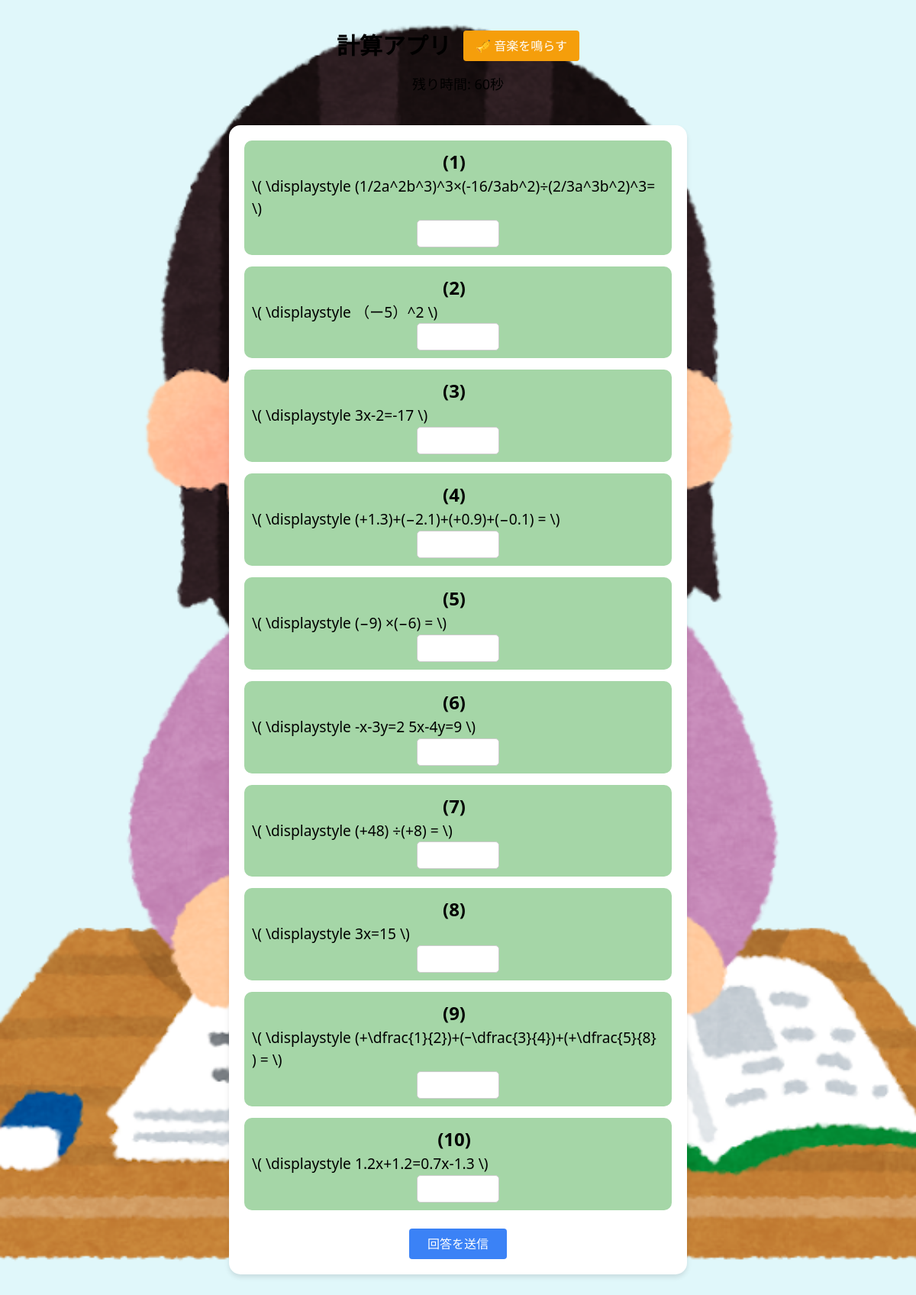
The page /quiz/ on the database as committed earlier.
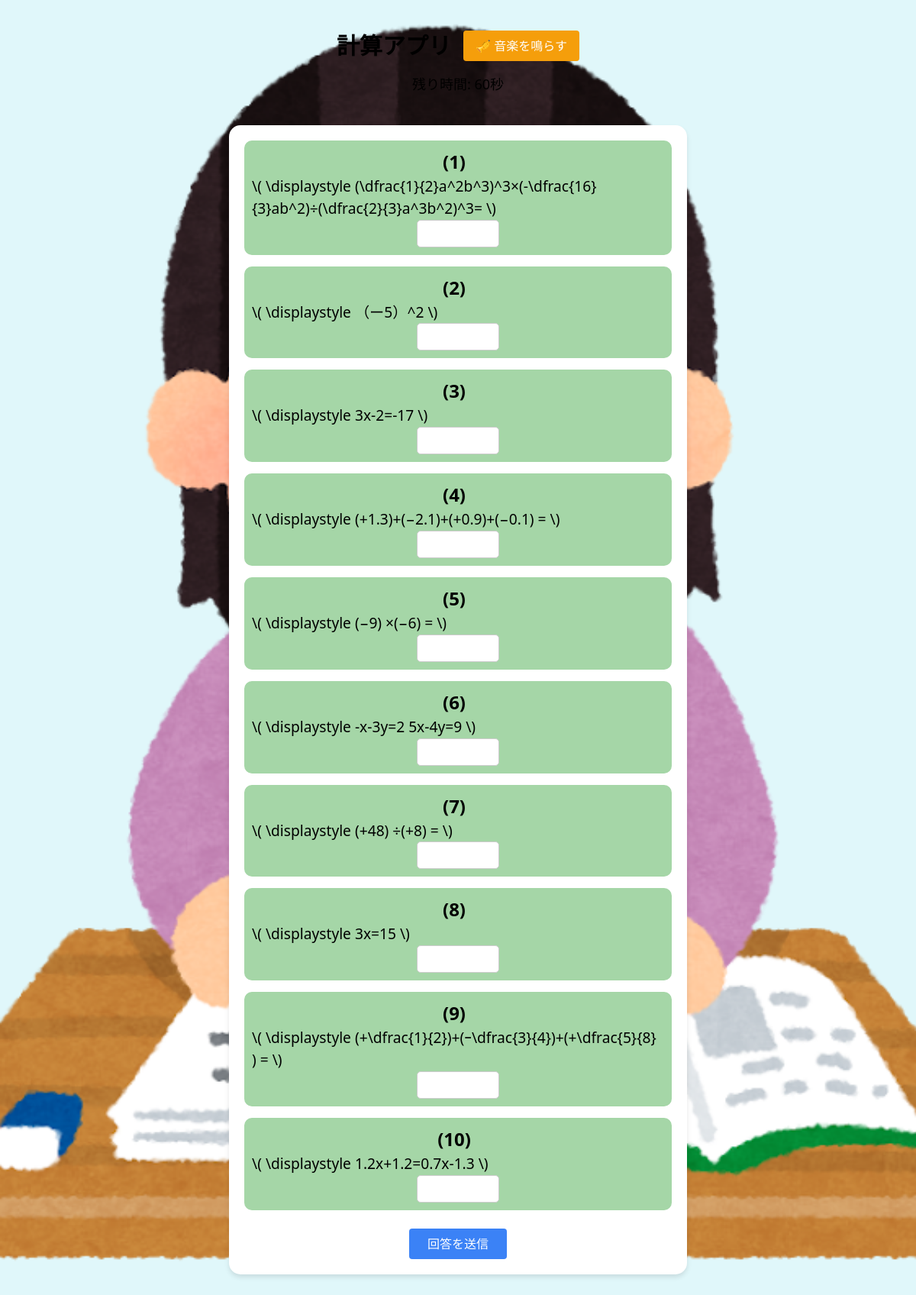
The same page on the database as committed later.
### mathquiz/models.py (models this page shows, shortened)
class Question(models.Model):
    text = models.TextField(
        verbose_name="問題文",
        help_text="MathJaxを用いた数式を使用できます。"
    )
    correct_answer = models.TextField(
        verbose_name="正答",
        help_text="複数の正答をカンマ区切りで入力できます（例: √2, 1/2, ∞）。"
    )
    explanation = models.TextField(
        verbose_name="解説",
        blank=True,
        help_text="解説を文章、数式、画像リンク、または埋め込み動画として記述できます。"
    )
    algebra_expression = models.TextField(
        verbose_name="数式表現",
        blank=True,
        null=True,  # NULL値を許可
        help_text="問題に関連する数式を記述します（例: Σ, √, lim）。"
    )
    root_value = models.TextField(
        verbose_name="解の値",
        blank=True,
        help_text="複数解がある場合はカンマ区切りで入力します（例: 1, -1, √2）。"
    )
    category = models.ForeignKey(
        Category,
        verbose_name="カテゴリ",
        on_delete=models.CASCADE,
        help_text="この問題が属するカテゴリを選択してください。"
    )
    class Meta:
        verbose_name = "登録した問題"
        verbose_name_plural = "登録した問題"

### mathquiz/views.py (the view)
# urls.py: path('quiz/', views.quiz_view, name='quiz'),  # 問題画面を表示するURL
def quiz_view(request):
    if request.method == 'GET':  # GETリクエストの場合
        questions = list(Question.objects.all())  # データベースからすべての問題を取得
        num_questions = 10  # 出題する問題数
        selected_questions = random.sample(questions, min(num_questions, len(questions)))  # ランダムに10問選択
        return render(request, 'mathquiz/quiz.html', {'questions': selected_questions})
    return redirect('quiz')

### mathquiz/templates/mathquiz/quiz.html (shortened to what this page needs)
{% load static %}
<!DOCTYPE html>
<html lang="ja">
<head>
    <link rel="stylesheet" href="https://cdn.jsdelivr.net/npm/tailwindcss@2.2.19/dist/tailwind.min.css">
</head>
<body>
    <div class="flex justify-center items-center mt-10">
        <h1 class="text-3xl font-bold">計算アプリ</h1>
        <button onclick="playMusic()" class="ml-4 bg-yellow-500 text-white px-4 py-2 rounded hover:bg-yellow-600">🎺 音楽を鳴らす</button>
    </div>
    <div id="timer" class="text-center text-lg mt-4">残り時間: 60秒</div>
    <div class="quiz-container">
        <form method="post">
            {% for question in questions %}
                <div class="question-container">
                    <span class="question-number">({{ forloop.counter }})</span>
                    <p class="question-text">\( \displaystyle {{ question.text }} \)</p>
                    <input type="number" name="answer_{{ forloop.counter0 }}"
                           class="answer-input w-1/4 px-3 py-2 border border-gray-300 rounded">
                </div>
            {% endfor %}
            <div class="text-center mt-6">
                <button type="submit" class="bg-blue-500 text-white px-6 py-2 rounded hover:bg-blue-600">
                    回答を送信
                </button>
            </div>
        </form>
    </div>
</body>
</html>

Rows that differ between the two databases and show on the page:
changed Question: text "(1/2a^2b^3)^3×(-16/3ab^2)÷(2/3a^3b^2)^3=" → "(\\dfrac{1}{2}a^2b^3)^3×(-\\dfrac{16}{3}ab^2)÷(\\dfrac{2}{3}a^3b^2)^3="
